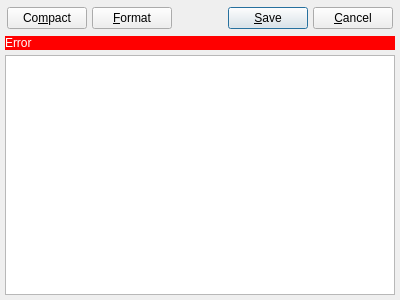
<?xml version="1.0" encoding="UTF-8"?>
<ui version="4.0">
 <class>TextEditDialog</class>
 <widget class="QDialog" name="TextEditDialog">
  <property name="geometry">
   <rect>
    <x>0</x>
    <y>0</y>
    <width>400</width>
    <height>300</height>
   </rect>
  </property>
  <property name="windowTitle">
   <string>Result</string>
  </property>
  <layout class="QVBoxLayout" name="verticalLayout">
   <property name="spacing">
    <number>5</number>
   </property>
   <property name="leftMargin">
    <number>5</number>
   </property>
   <property name="topMargin">
    <number>5</number>
   </property>
   <property name="rightMargin">
    <number>5</number>
   </property>
   <property name="bottomMargin">
    <number>5</number>
   </property>
   <item>
    <widget class="QFrame" name="frmCponTools">
     <layout class="QHBoxLayout" name="horizontalLayout">
      <property name="spacing">
       <number>5</number>
      </property>
      <property name="leftMargin">
       <number>2</number>
      </property>
      <property name="topMargin">
       <number>2</number>
      </property>
      <property name="rightMargin">
       <number>2</number>
      </property>
      <property name="bottomMargin">
       <number>2</number>
      </property>
      <item>
       <widget class="QPushButton" name="btCompactCpon">
        <property name="text">
         <string>Co&amp;mpact</string>
        </property>
        <property name="autoDefault">
         <bool>false</bool>
        </property>
       </widget>
      </item>
      <item>
       <widget class="QPushButton" name="btFormatCpon">
        <property name="text">
         <string>&amp;Format</string>
        </property>
        <property name="autoDefault">
         <bool>false</bool>
        </property>
       </widget>
      </item>
      <item>
       <spacer name="horizontalSpacer">
        <property name="orientation">
         <enum>Qt::Horizontal</enum>
        </property>
        <property name="sizeHint" stdset="0">
         <size>
          <width>40</width>
          <height>20</height>
         </size>
        </property>
       </spacer>
      </item>
      <item>
       <widget class="QPushButton" name="btSave">
        <property name="text">
         <string>&amp;Save</string>
        </property>
       </widget>
      </item>
      <item>
       <widget class="QPushButton" name="btCancel">
        <property name="text">
         <string>&amp;Cancel</string>
        </property>
       </widget>
      </item>
     </layout>
    </widget>
   </item>
   <item>
    <widget class="QLabel" name="lblError">
     <property name="styleSheet">
      <string notr="true">background-color: red;
color: white;</string>
     </property>
     <property name="text">
      <string>Error</string>
     </property>
    </widget>
   </item>
   <item>
    <widget class="QPlainTextEdit" name="plainTextEdit"/>
   </item>
  </layout>
 </widget>
 <resources/>
 <connections>
  <connection>
   <sender>btCancel</sender>
   <signal>clicked()</signal>
   <receiver>TextEditDialog</receiver>
   <slot>reject()</slot>
   <hints>
    <hint type="sourcelabel">
     <x>351</x>
     <y>20</y>
    </hint>
    <hint type="destinationlabel">
     <x>373</x>
     <y>308</y>
    </hint>
   </hints>
  </connection>
  <connection>
   <sender>btSave</sender>
   <signal>clicked()</signal>
   <receiver>TextEditDialog</receiver>
   <slot>accept()</slot>
   <hints>
    <hint type="sourcelabel">
     <x>266</x>
     <y>25</y>
    </hint>
    <hint type="destinationlabel">
     <x>233</x>
     <y>306</y>
    </hint>
   </hints>
  </connection>
 </connections>
</ui>
